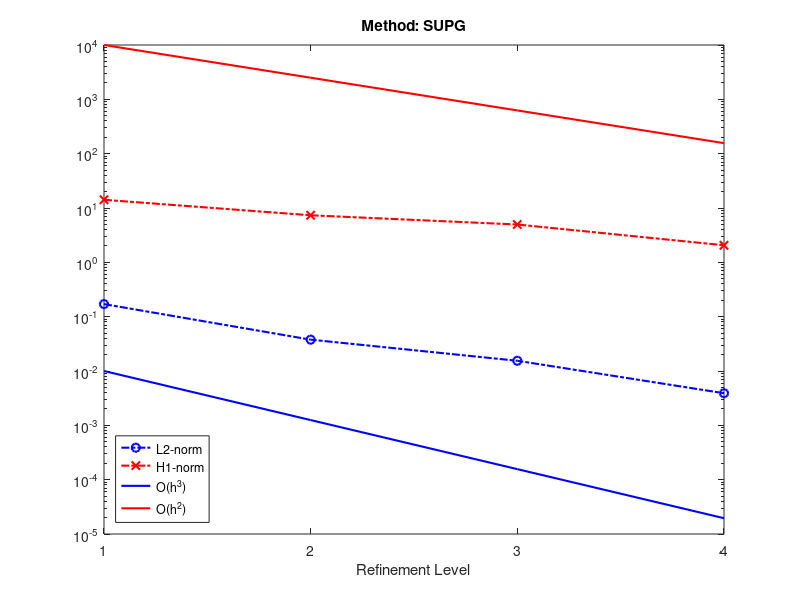
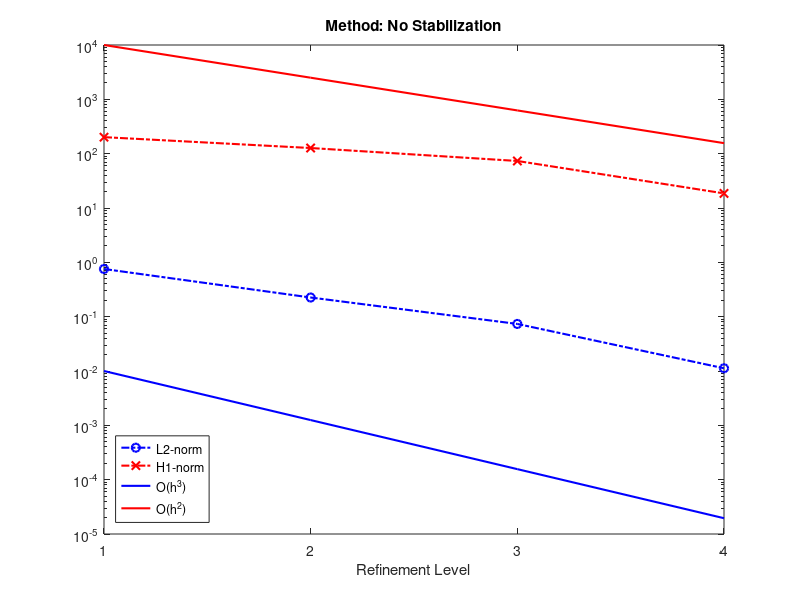
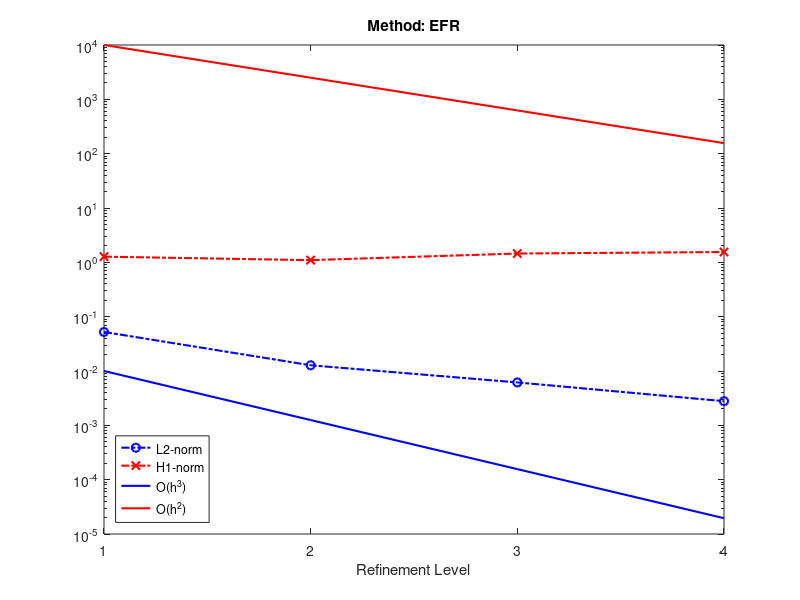

These charts were generated, in order, by the following MATLAB code:
close all;


for methodnum = 0:1:2

%% No Stabilization
    if methodnum == 1
        method = 'No Stabilization';
        L2 = [0.7541990401	0.2252137342	0.07348682714	0.01122839499];
        H1 = [201.418771	127.0534136	73.37112525	18.5808289];

    %% EFR
    elseif methodnum == 2
        method = 'EFR';
        L2 = [0.05229343329	0.01274862624	0.006162226424	0.002783612054];
        H1 = [1.271628408	1.097009735	1.452826734	1.547680874];
    %     
    %% SUPG
    else
        method = 'SUPG';
        L2 = [0.170327478	0.03773574634	0.01542754342	0.003898711935];
        H1 = [14.16437567	7.344249233	4.966080195	2.062446726];
    end
    %% Plots

    level = [1 2 3 4];
    w=1.5;
    r = 10^4; b = 10^-2;
    h2 = [r r/2^2 r/4^2 r/8^2];
    h3 = [b b/2^3 b/4^3 b/8^3];
    fig = figure(methodnum+1);
    semilogy(level,L2,'bo-.','LineWidth',w)
    hold on;
    semilogy(level,H1,'rx-.','LineWidth',w)
    hold on;
    semilogy([1 2 3 4],h3,'b','LineWidth',w)
    hold on;
    semilogy([1 2 3 4],h2,'r','LineWidth',w)
    
    legend('L2-norm','H1-norm','O(h^3)','O(h^2)','Location','southwest')
    title(['Method: ' method])
    xticks([0 1 2 3 4])
    xlabel('Refinement Level')
    pause(2.0)
    saveas(fig,[method '_err.png']);
end